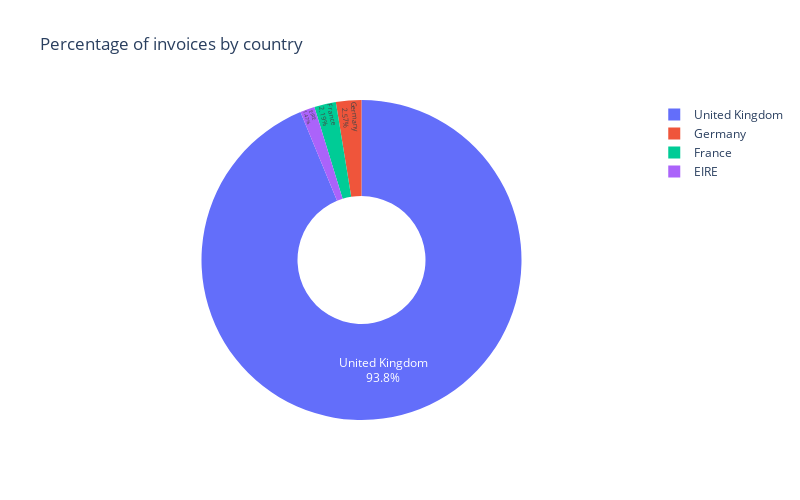

Here is the notebook cell this chart was saved with:
### Markdown cell above
#### Observing the same data and converting it to a percentage, it can be seen that the UK has 89% of the total invoices generated in 2021

### Code cell
# percentage of total invoices by country
percentage['%'] = (percentage['invoice'] / percentage['invoice'].sum()) * 100
perc=percentage.head(4)
fig = px.pie(perc, values='invoice', names='country',
             title='Percentage of invoices by country', width=800, height=500, hole=.4)
fig.update_traces(textposition='inside', textinfo='percent+label')
fig.show()

### Figure 1 — Plotly figure (JSON) as saved in the notebook; plotly's stock layout.template omitted (floating-point values rounded to 4 significant figures)
{"data": [{"domain": {"x": [0, 1], "y": [0, 1]}, "hole": 0.4, "hovertemplate": "country=%{label}<br>invoice=%{value}<extra></extra>", "labels": ["United Kingdom", "Germany", "EIRE", "France"], "legendgroup": "", "name": "", "showlegend": true, "textinfo": "percent+label", "textposition": "inside", "type": "pie", "values": [16679, 457, 262, 390]}], "layout": {"height": 500, "legend": {"tracegroupgap": 0}, "title": {"text": "Percentage of invoices by country"}, "width": 800}}
